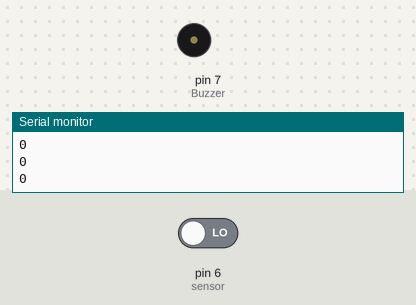
This sketch was run on a simulated Arduino Uno, built with avr-gcc and run on an emulated ATmega328P. Parts: buzzer (waves = sounding, pin HIGH), the last lines printed to the serial monitor. Inputs (shaded band) come from the test bench; at power-on: pin 6 (sensor) LOW.

Above: at 2.8 s.
2.9 s: pin 6 (sensor) driven HIGH
At 4.2 s:
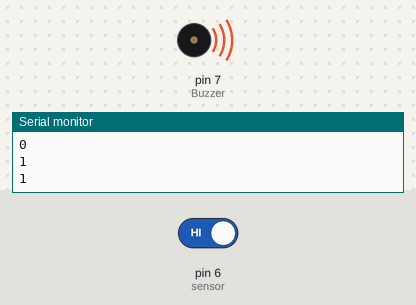
4.5 s: pin 6 (sensor) driven LOW
At 5.7 s:
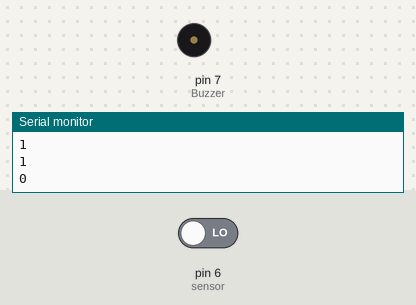
Timing chart, 0 to 7.5 s (numbered marks = the images above; inputs shaded):
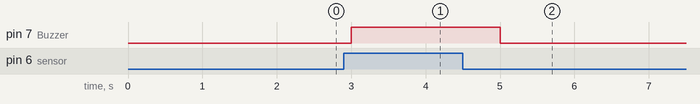

Measured:
- after the input at 2.9 s, pin 7 (Buzzer): LOW → HIGH after 0.10 s
- after the input at 4.5 s, pin 7 (Buzzer): HIGH → LOW after 0.50 s

The sketch:

sensor.ino
```cpp
int state = 0;
int Buzzer  = 7;
int sensor = 6;
int LED = 8;
void setup() {
  // put your setup code here, to run once:
  pinMode(Buzzer,OUTPUT);
  pinMode(sensor,INPUT);
  Serial.begin(9600);

}

void loop() {
  // put your main code here, to run repeatedly:
  state = digitalRead(sensor);
  Serial.println(state);
  if(state == 1) {
      digitalWrite(Buzzer,HIGH);
      digitalWrite(LED,LOW );
      delay(1000);
    }
   else{
       digitalWrite(Buzzer,LOW);
      digitalWrite(LED,HIGH);
      delay(1000);
      }


  // i seco = 1000

}
```
